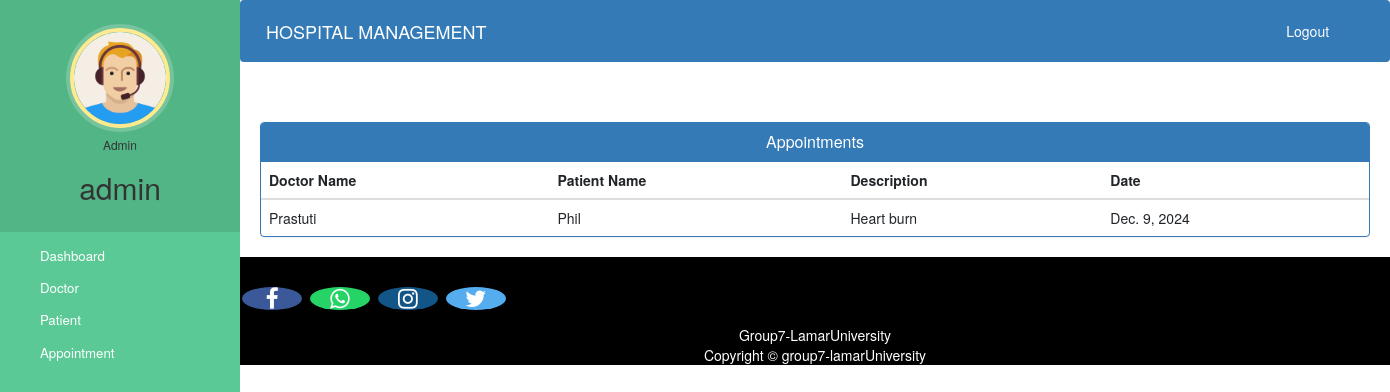
/admin-view-appointment (signed in), run on the app's committed database.
### hospital/models.py (models this page shows)
class Appointment(models.Model):
    patientId=models.PositiveIntegerField(null=True)
    doctorId=models.PositiveIntegerField(null=True)
    patientName=models.CharField(max_length=40,null=True)
    doctorName=models.CharField(max_length=40,null=True)
    appointmentDate=models.DateField(auto_now=True)
    description=models.TextField(max_length=500)
    status=models.BooleanField(default=False)

### hospital/views.py (the view)
# urls.py: path('admin-view-appointment', views.admin_view_appointment_view,name='admin-view-appointment'),
@login_required(login_url='adminlogin')
@user_passes_test(is_admin)
def admin_view_appointment_view(request):
    appointments=models.Appointment.objects.all().filter(status=True)
    return render(request,'hospital/admin_view_appointment.html',{'appointments':appointments})

### hospital/views.py (called while the page is built)
def is_admin(user):
    return user.groups.filter(name='ADMIN').exists()

### templates/hospital/admin_view_appointment.html (shortened to what this page needs)
{% extends 'hospital/admin_base.html' %}
{% block content %}
<head>
  <link href="//netdna.bootstrapcdn.com/bootstrap/3.0.0/css/bootstrap.min.css" rel="stylesheet" id="bootstrap-css">
</head>
<div class="container">
  <div class="panel panel-primary">
    <div class="panel-heading">
      <h6 class="panel-title">Appointments</h6>
    </div>
    <table class="table table-hover" id="dev-table">
      <thead>
        <tr>
          <th>Doctor Name</th>
          <th>Patient Name</th>
          <th>Description</th>
          <th>Date</th>
        </tr>
      </thead>
      {% for a in appointments %}
      <tr>
        <td> {{a.doctorName}}</td>
        <td>{{a.patientName}}</td>
        <td>{{a.description}}</td>
        <td>{{a.appointmentDate}}</td>
      </tr>
      {% endfor %}
    </table>
  </div>
</div>
{% endblock content %}

### templates/hospital/admin_base.html (shortened to what this page needs)
<!DOCTYPE html>
{% load static %}
<html lang="en">
<head>
  <link rel="stylesheet" href="https://stackpath.bootstrapcdn.com/bootstrap/4.3.1/css/bootstrap.min.css">
  <link rel="stylesheet" href="https://maxcdn.bootstrapcdn.com/font-awesome/4.7.0/css/font-awesome.min.css">
  <link rel="stylesheet" href="{% static 'style.css' %}">
</head>
<body>
  <nav class="menu" tabindex="0">
    <header class="avatar">
      <img src="{% static 'images/adminpropic.png' %}" />
      <h6>Admin</h6>
      <h2>{{ request.user.first_name }}</h2>
    </header>
    <ul>
      <li tabindex="0"> <a style="color:white;" href="/admin-dashboard">Dashboard</a> </li>
      <li tabindex="0"> <a style="color:white;" href="/admin-doctor">Doctor</a></li>
      <li tabindex="0"> <a style="color:white;" href="/admin-patient">Patient</a></li>
      <li tabindex="0"> <a style="color:white;" href="/admin-appointment">Appointment</a></li>
    </ul>
  </nav>
  <main>
    <div class="bs-example">
      <nav class="navbar navbar-expand-md navbar-dark fixed-top" style="background:#337AB7;">
        <a href="/admin-dashboard" class="navbar-brand">HOSPITAL MANAGEMENT</a>
        <div class="collapse navbar-collapse justify-content-between" id="navbarCollapse">
          <div class="navbar-nav" style="margin-left: 90%;">
            <form method="post" action="{% url 'logout' %}" style="display: inline;">
              <button type="submit" class="btn btn-link nav-item nav-link text-white">Logout</button>
            </form>
          </div>
        </div>
      </nav>
    </div>
    <br><br>
    {% block content %}
    {% endblock content %}
    <footer>
      <p>
        <a href="https://facebook.com/group7.luv/" class="fa fa-facebook"></a>
        <a href="https://api.whatsapp.com/send?phone=919572181024" class="fa fa-whatsapp"></a>
        <a href="https://instagram.com/group7.luv" class="fa fa-instagram"></a>
        <a href="https://twitter.com/group7kumar1503" class="fa fa-twitter"></a>
      </p>
      <div style="color:#ffffff;" class="text-center">
        <p>Group7-LamarUniversity <br> Copyright &copy; group7-lamarUniversity </p>
      </div>
    </footer>
  </main>
</body>
</html>

### static/style.css (style rules this page uses)
body { padding-left: 240px; }
main { position: relative; height: 100vh; }
.menu { background: #5bc995; height: 100vh; width: 240px; position: fixed; top: 0px; left: 0; z-index: 5; outline: none; }
.menu .avatar { background: rgba(0, 0, 0, 0.1); padding: 2em 0.5em; text-align: center; }
.menu .avatar img { width: 100px; border-radius: 50%; overflow: hidden; border: 4px solid #ffea92; box-shadow: 0 0 0 4px rgba(255, 255, 255, 0.2); }
.menu .avatar h2 { font-weight: normal; margin-bottom: 0; }
.menu ul { list-style: none; padding: 0.5em 0; margin: 0; }
.menu ul li { padding: 0.5em 1em 0.5em 3em; font-size: 0.95em; font-weight: regular; background-repeat: no-repeat; background-position: left 15px center; background-size: auto 20px; transition: all 0.15s linear; cursor: pointer; }

### templates/hospital/admin_base.html (style rules this page uses)
a:link { text-decoration: none; }
a { color: white; }
footer { padding: 0px; background-color: black; margin: 0px; }
.fa { font-size: 23px; width: 60px; text-align: center; text-decoration: none; margin: 5px 2px; border-radius: 50%; }
.fa-facebook { background: #3B5998; color: white; margin-top: 30px; }
.fa-whatsapp { background: #25d366; color: white; }
.fa-twitter { background: #55ACEE; color: white; }
.fa-instagram { background: #125688; color: white; }
body { padding-left: 240px; }
main { position: relative; height: 100vh; }
.menu { background: #5bc995; height: 100vh; width: 240px; position: fixed; top: 0; left: 0; z-index: 5; }
.menu .avatar { background: rgba(0, 0, 0, 0.1); padding: 2em 0.5em; text-align: center; }
.menu .avatar img { width: 100px; border-radius: 50%; border: 4px solid #ffea92; }
.menu ul { list-style: none; padding: 0.5em 0; margin: 0; }
.menu ul li { padding: 0.5em 1em 0.5em 3em; font-size: 0.95em; cursor: pointer; }

### templates/hospital/admin_view_appointment.html (style rules this page uses)
a:link { text-decoration: none; }
h6 { text-align: center; }

### data on the page
Appointment: doctorName "Prastuti", patientName "Phil", description "Heart burn", appointmentDate "Dec. 9, 2024"

### other printed values
{{ request.user.first_name }} "admin"
